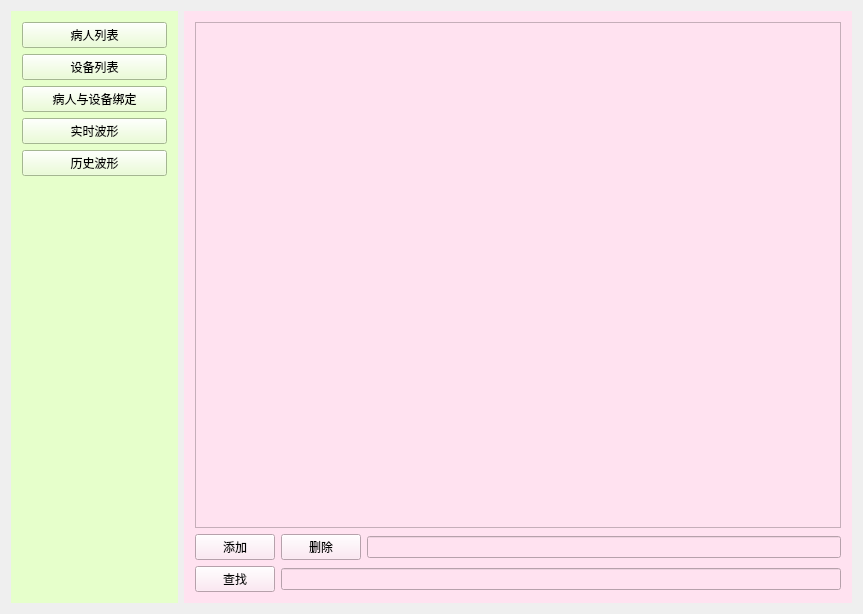
<?xml version="1.0" encoding="UTF-8"?>
<ui version="4.0">
 <class>MainWidget</class>
 <widget class="QWidget" name="MainWidget">
  <property name="geometry">
   <rect>
    <x>0</x>
    <y>0</y>
    <width>863</width>
    <height>614</height>
   </rect>
  </property>
  <property name="windowTitle">
   <string>MainWidget</string>
  </property>
  <layout class="QHBoxLayout" name="horizontalLayout" stretch="1,4">
   <item>
    <widget class="QWidget" name="widget" native="true">
     <property name="styleSheet">
      <string notr="true">background-color: rgb(230, 255, 203);</string>
     </property>
     <layout class="QVBoxLayout" name="verticalLayout_2">
      <item>
       <layout class="QVBoxLayout" name="verticalLayout">
        <item>
         <widget class="QPushButton" name="patientButton">
          <property name="sizePolicy">
           <sizepolicy hsizetype="Minimum" vsizetype="Preferred">
            <horstretch>0</horstretch>
            <verstretch>0</verstretch>
           </sizepolicy>
          </property>
          <property name="text">
           <string>病人列表</string>
          </property>
         </widget>
        </item>
        <item>
         <widget class="QPushButton" name="deviceButton">
          <property name="sizePolicy">
           <sizepolicy hsizetype="Minimum" vsizetype="Preferred">
            <horstretch>0</horstretch>
            <verstretch>0</verstretch>
           </sizepolicy>
          </property>
          <property name="text">
           <string>设备列表</string>
          </property>
         </widget>
        </item>
        <item>
         <widget class="QPushButton" name="bindButton">
          <property name="sizePolicy">
           <sizepolicy hsizetype="Minimum" vsizetype="Preferred">
            <horstretch>0</horstretch>
            <verstretch>0</verstretch>
           </sizepolicy>
          </property>
          <property name="text">
           <string>病人与设备绑定</string>
          </property>
         </widget>
        </item>
        <item>
         <widget class="QPushButton" name="realtimeButton">
          <property name="sizePolicy">
           <sizepolicy hsizetype="Minimum" vsizetype="Preferred">
            <horstretch>0</horstretch>
            <verstretch>0</verstretch>
           </sizepolicy>
          </property>
          <property name="text">
           <string>实时波形</string>
          </property>
         </widget>
        </item>
        <item>
         <widget class="QPushButton" name="historyButton">
          <property name="sizePolicy">
           <sizepolicy hsizetype="Minimum" vsizetype="Preferred">
            <horstretch>0</horstretch>
            <verstretch>0</verstretch>
           </sizepolicy>
          </property>
          <property name="text">
           <string>历史波形</string>
          </property>
         </widget>
        </item>
       </layout>
      </item>
      <item>
       <spacer name="verticalSpacer">
        <property name="orientation">
         <enum>Qt::Vertical</enum>
        </property>
        <property name="sizeHint" stdset="0">
         <size>
          <width>20</width>
          <height>288</height>
         </size>
        </property>
       </spacer>
      </item>
     </layout>
    </widget>
   </item>
   <item>
    <widget class="QStackedWidget" name="stackedWidget">
     <widget class="QWidget" name="patientList">
      <property name="styleSheet">
       <string notr="true">background-color: rgb(255, 226, 240);</string>
      </property>
      <layout class="QVBoxLayout" name="verticalLayout_3">
       <item>
        <widget class="QTableView" name="patienttableView"/>
       </item>
       <item>
        <layout class="QHBoxLayout" name="horizontalLayout_2">
         <item>
          <widget class="QPushButton" name="addpatientButton">
           <property name="text">
            <string>添加</string>
           </property>
          </widget>
         </item>
         <item>
          <widget class="QPushButton" name="removepatientButton">
           <property name="text">
            <string>删除</string>
           </property>
          </widget>
         </item>
         <item>
          <widget class="QLineEdit" name="lineEdit1"/>
         </item>
        </layout>
       </item>
       <item>
        <layout class="QHBoxLayout" name="horizontalLayout_3">
         <item>
          <widget class="QPushButton" name="selectpatientButton">
           <property name="text">
            <string>查找</string>
           </property>
          </widget>
         </item>
         <item>
          <widget class="QLineEdit" name="lineEdit"/>
         </item>
        </layout>
       </item>
      </layout>
     </widget>
     <widget class="QWidget" name="deviceList">
      <property name="styleSheet">
       <string notr="true">background-color: rgb(227, 224, 255);</string>
      </property>
      <widget class="QTableView" name="devicetableview">
       <property name="geometry">
        <rect>
         <x>10</x>
         <y>0</y>
         <width>651</width>
         <height>512</height>
        </rect>
       </property>
      </widget>
      <widget class="QWidget" name="">
       <property name="geometry">
        <rect>
         <x>10</x>
         <y>560</y>
         <width>651</width>
         <height>30</height>
        </rect>
       </property>
       <layout class="QHBoxLayout" name="horizontalLayout_4">
        <item>
         <widget class="QPushButton" name="removedevicebutton">
          <property name="text">
           <string>移除设备</string>
          </property>
         </widget>
        </item>
        <item>
         <widget class="QLineEdit" name="lineEdit2"/>
        </item>
       </layout>
      </widget>
      <widget class="QWidget" name="">
       <property name="geometry">
        <rect>
         <x>10</x>
         <y>520</y>
         <width>651</width>
         <height>30</height>
        </rect>
       </property>
       <layout class="QHBoxLayout" name="horizontalLayout_5">
        <item>
         <widget class="QPushButton" name="adddevicebutton">
          <property name="text">
           <string>添加设备</string>
          </property>
         </widget>
        </item>
       </layout>
      </widget>
     </widget>
     <widget class="QWidget" name="bindPage">
      <property name="styleSheet">
       <string notr="true">background-color: rgb(255, 181, 156);</string>
      </property>
      <widget class="QTableView" name="patient_device_tableView">
       <property name="geometry">
        <rect>
         <x>20</x>
         <y>10</y>
         <width>631</width>
         <height>501</height>
        </rect>
       </property>
      </widget>
      <widget class="QComboBox" name="patientComboBox">
       <property name="geometry">
        <rect>
         <x>20</x>
         <y>520</y>
         <width>69</width>
         <height>22</height>
        </rect>
       </property>
      </widget>
      <widget class="QComboBox" name="deviceCombox">
       <property name="geometry">
        <rect>
         <x>120</x>
         <y>520</y>
         <width>69</width>
         <height>22</height>
        </rect>
       </property>
      </widget>
      <widget class="QPushButton" name="bindOpButton">
       <property name="geometry">
        <rect>
         <x>230</x>
         <y>520</y>
         <width>75</width>
         <height>23</height>
        </rect>
       </property>
       <property name="text">
        <string>绑定</string>
       </property>
      </widget>
      <widget class="QPushButton" name="pushButton_4">
       <property name="geometry">
        <rect>
         <x>350</x>
         <y>520</y>
         <width>75</width>
         <height>23</height>
        </rect>
       </property>
       <property name="text">
        <string>修改所有</string>
       </property>
      </widget>
     </widget>
     <widget class="QWidget" name="realtimeWave">
      <property name="styleSheet">
       <string notr="true">background-color: rgb(225, 255, 231);</string>
      </property>
      <widget class="QCheckBox" name="checkBox">
       <property name="geometry">
        <rect>
         <x>110</x>
         <y>180</y>
         <width>71</width>
         <height>16</height>
        </rect>
       </property>
       <property name="text">
        <string>CheckBox</string>
       </property>
      </widget>
      <widget class="QGroupBox" name="groupBox">
       <property name="geometry">
        <rect>
         <x>110</x>
         <y>250</y>
         <width>120</width>
         <height>80</height>
        </rect>
       </property>
       <property name="title">
        <string>GroupBox</string>
       </property>
      </widget>
     </widget>
     <widget class="QWidget" name="historyWave">
      <property name="styleSheet">
       <string notr="true">background-color: rgb(252, 255, 220);</string>
      </property>
      <widget class="QComboBox" name="comboBox">
       <property name="geometry">
        <rect>
         <x>100</x>
         <y>210</y>
         <width>69</width>
         <height>22</height>
        </rect>
       </property>
      </widget>
     </widget>
    </widget>
   </item>
  </layout>
 </widget>
 <layoutdefault spacing="6" margin="11"/>
 <resources/>
 <connections/>
</ui>
